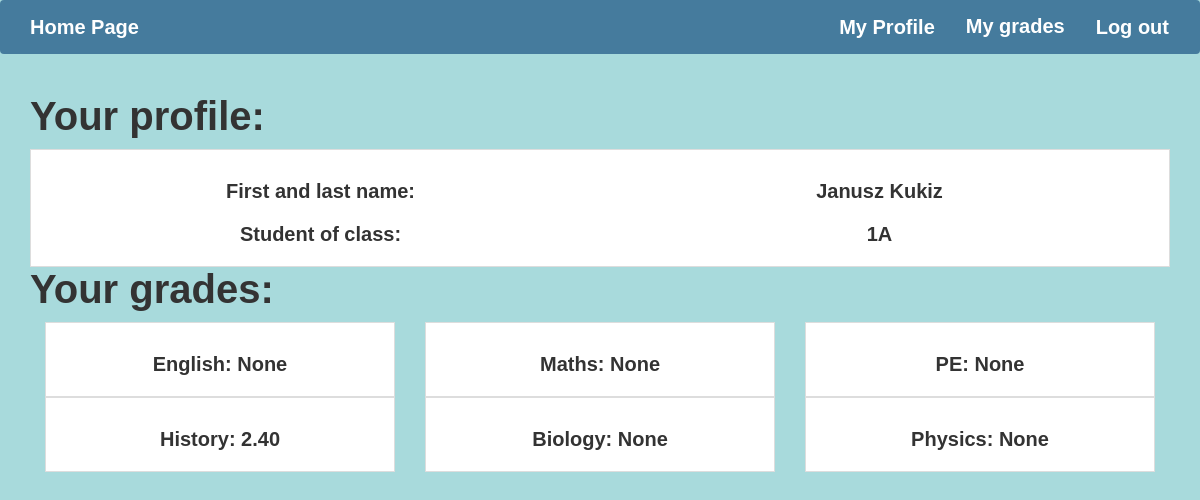
The page /students/detail/2/ (signed in) on the database its author committed.
### students/models.py (models this page shows, shortened)
class Student(models.Model):
    user = models.OneToOneField(User, on_delete=models.CASCADE)

class Classes(models.Model):
    name = models.CharField(max_length = 5)
    students = models.ManyToManyField(Student)

### students/views.py (the view)
# urls.py: path('detail/<int:pk>/', views.StudentsDetails.as_view(), name = 'detail'),
class StudentsDetails(WhichUserMixin, DetailView):
    model = Student
    template_name = 'details.html'
    def get_context_data(self, **kwargs):
        context = super().get_context_data(**kwargs)
        subjects = ['English','Maths','PE','History','Biology','Physics']
        context['subjects']=subjects
        means_list = []
        for subject in subjects:
            tests = Tests.objects.filter(grade__isnull=False, subject = subject, student = self.current_student)
            mean = 0
            i = 0
            for test in tests:
                i += 1
                mean += int(test.grade)
            if i != 0:
                num = mean/i
                mean = ["{:.2f}".format(num), subject]
            else:
                mean = ['None', subject]
            means_list.append(mean)
        context['means_list']= means_list
        classes = Classes.objects.filter(students = self.current_student).first().name
        context['class']= classes
        return context

### SchoolSystem/views.py (called while the page is built)
    def get_context_data(self, **kwargs):
        context = super().get_context_data(**kwargs)
        context['current_teacher'] = self.current_teacher
        context['current_student'] = self.current_student
        if self.current_teacher:
            classes = self.current_teacher.classes.all()
            context['classes'] = list(classes)
        return context

### students/templates/details.html
{% extends "base.html" %}
{% load bootstrap3 %}
{% block content %}
<h1>Your profile:</h1>
<div id="teacher" class="clear">
<div class="test">
  <div class="col-md-6">
  <h3> First and last name:</h3>
  <h3> Student of class:</h3>
  </div>
  <div class="col-md-6">
  <h3>{{current_student.user.first_name}} {{current_student.user.last_name}}</h3>
  <h3>{{class}} </h3>
</div>
</div>
</div>
<h1>Your grades:</h1>
{% for mean in means_list %}
<div class="col-md-4">
<div id="teacher" class="clear">
<div class="test">
<h3>{{mean.1}}: {{mean.0}}</h3>
</div>
</div>
</div>
{% endfor %}
{% endblock %}

### static/css/master.css (style rules this page uses)
body { height: 100%; width: 100%; overflow: hidden; background: #A8DADC; margin: 0; }
h1 { font: bold 40px Arial, Helvetica; }
#teacher { text-align: center; width:100%; }
#teacher .test { font: 14px Arial, Helvetica; background: #fff; border: 1px solid #ddd; color: #333; padding: 10px; width:100%; float: left; position: relative; }
#teacher h3 { font: bold 20px Arial, Helvetica; }

### rows shown on the page
Student: user.first_name "Janusz", user.last_name "Kukiz"
Classes: name "1A"

### other values the page prints
{{ mean.1 }} "English" "Maths" "PE" "History" "Biology" "Physics"
{{ mean.0 }} "None" "None" "None" "2.40" "None" "None"
